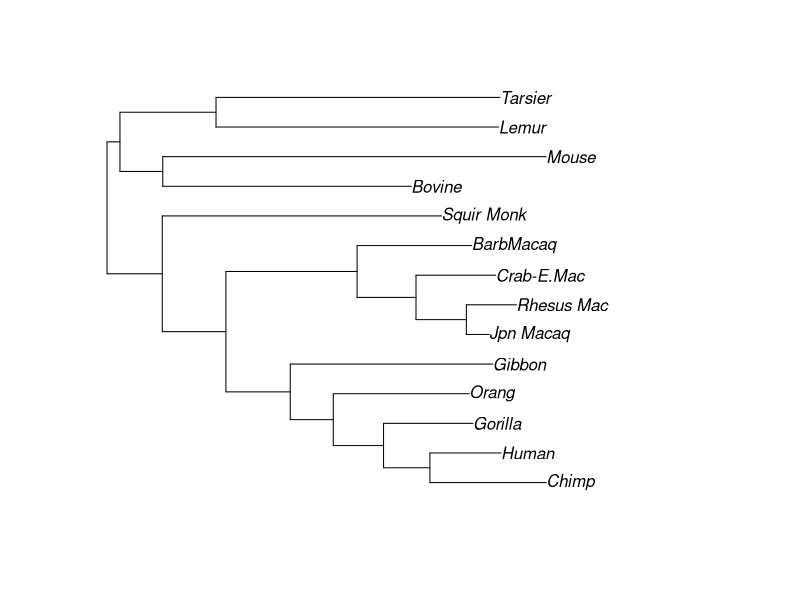
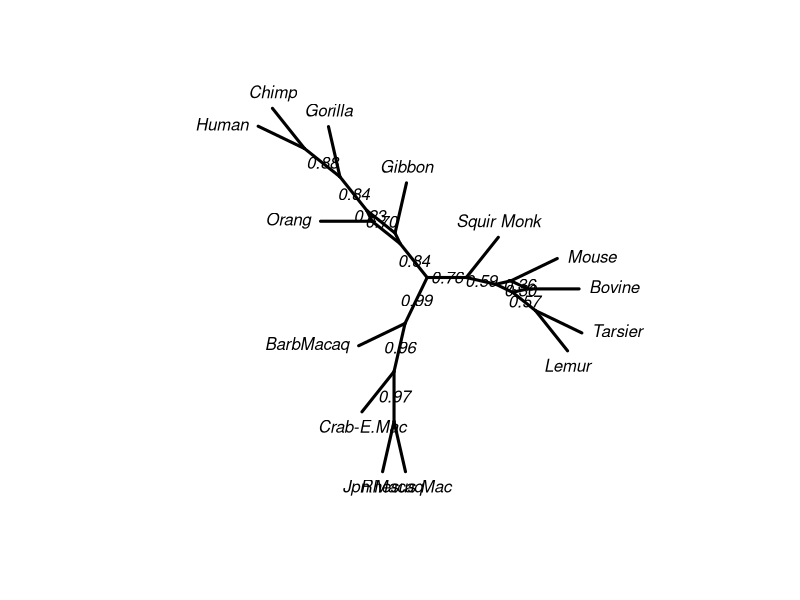
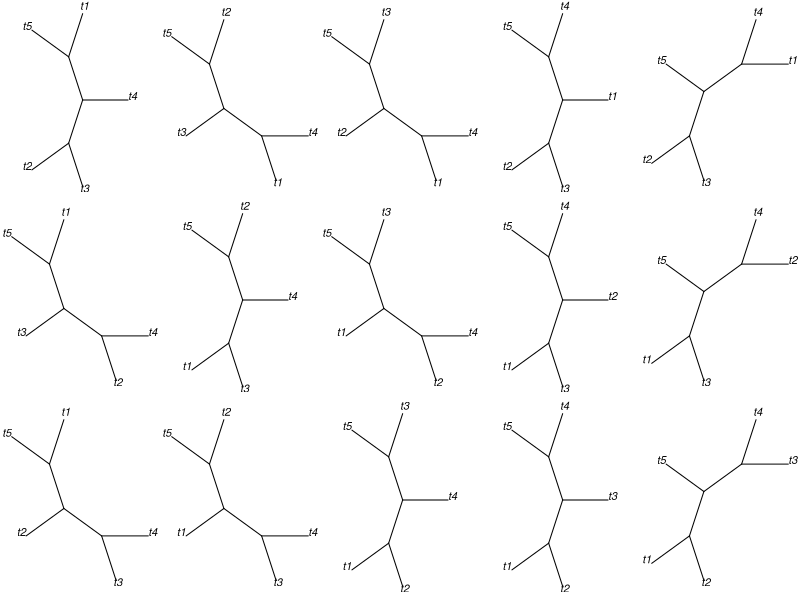

Here is the R script that generated these plots, in order:
## ---- chunk 1
# set global chunk options: images will be bigger
knitr::opts_chunk$set(fig.width=8, fig.height=6)
options(digits = 4)
## ---- chunk 2
library(ape)
library(phangorn)
fdir <- system.file("extdata/trees", package = "phangorn")
primates <- read.phyDat(file.path(fdir, "primates.dna"),
                        format = "interleaved")
## ---- chunk 3
dm <- dist.ml(primates)
treeNJ  <- NJ(dm)
## ---- chunk 4
fit <- pml(treeNJ, data=primates)
fit
## ---- chunk 5
methods(class="pml")
## ---- chunk 6
fitJC  <- optim.pml(fit, rearrangement="NNI")
logLik(fitJC)
## ---- chunk 7
fitF81 <- update(fitJC, k=4, inv=0.2, bf=baseFreq(primates))
fitF81
## ---- chunk 8
fitGTR <- optim.pml(fitF81, model="GTR", optInv=TRUE, optGamma=TRUE,
    rearrangement = "NNI", control = pml.control(trace = 0))
fitGTR
## ---- chunk 9
fitGTR <- optim.pml(fitGTR, model="GTR", optInv=TRUE, optGamma=TRUE,
    rearrangement = "stochastic", control = pml.control(trace = 0))
fitGTR
## ---- chunk 10
anova(fitJC, fitGTR)
## ---- chunk 11
SH.test(fitGTR, fitJC)
## ---- chunk 12
AIC(fitJC)
AIC(fitGTR)
AICc(fitGTR)
BIC(fitGTR)
## ---- chunk 13
bs <- bootstrap.pml(fitJC, bs=100, optNni=TRUE,
    control = pml.control(trace = 0))
## ---- chunk 14
plotBS(midpoint(fitJC$tree), bs, p = 50, type="p")
## ---- chunk 15
cnet <- consensusNet(bs, p=0.2)
plot(cnet, show.edge.label=TRUE)
## ---- chunk 16
trees <- allTrees(5)
par(mfrow=c(3,5), mar=rep(0,4))
for(i in 1:15)plot(trees[[i]], cex=1, type="u")
## ---- chunk 17
nni(trees[[1]])
## ---- chunk 18
sessionInfo()
